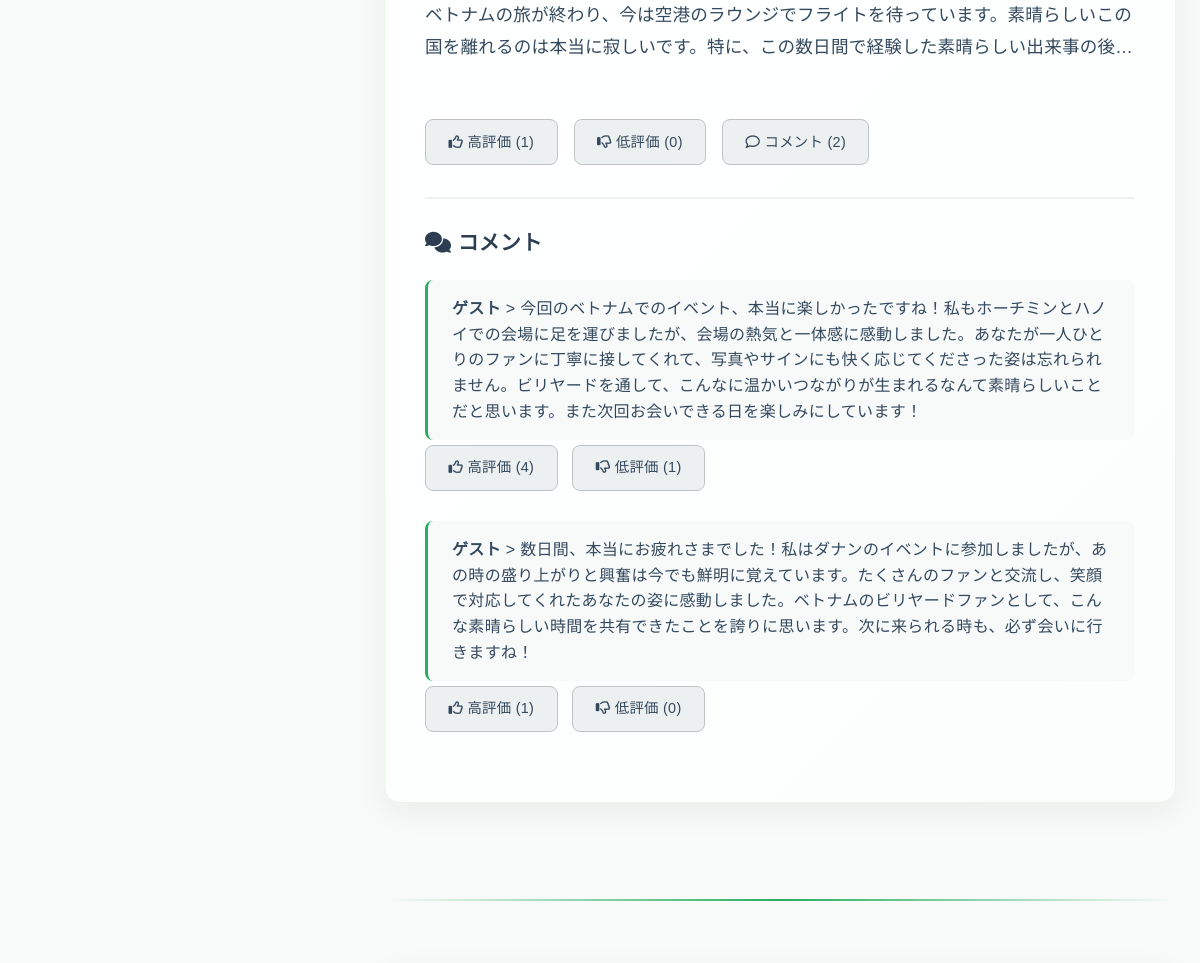
/discussions/?tag=10 (middle part), run on an earlier commit of the app's database.
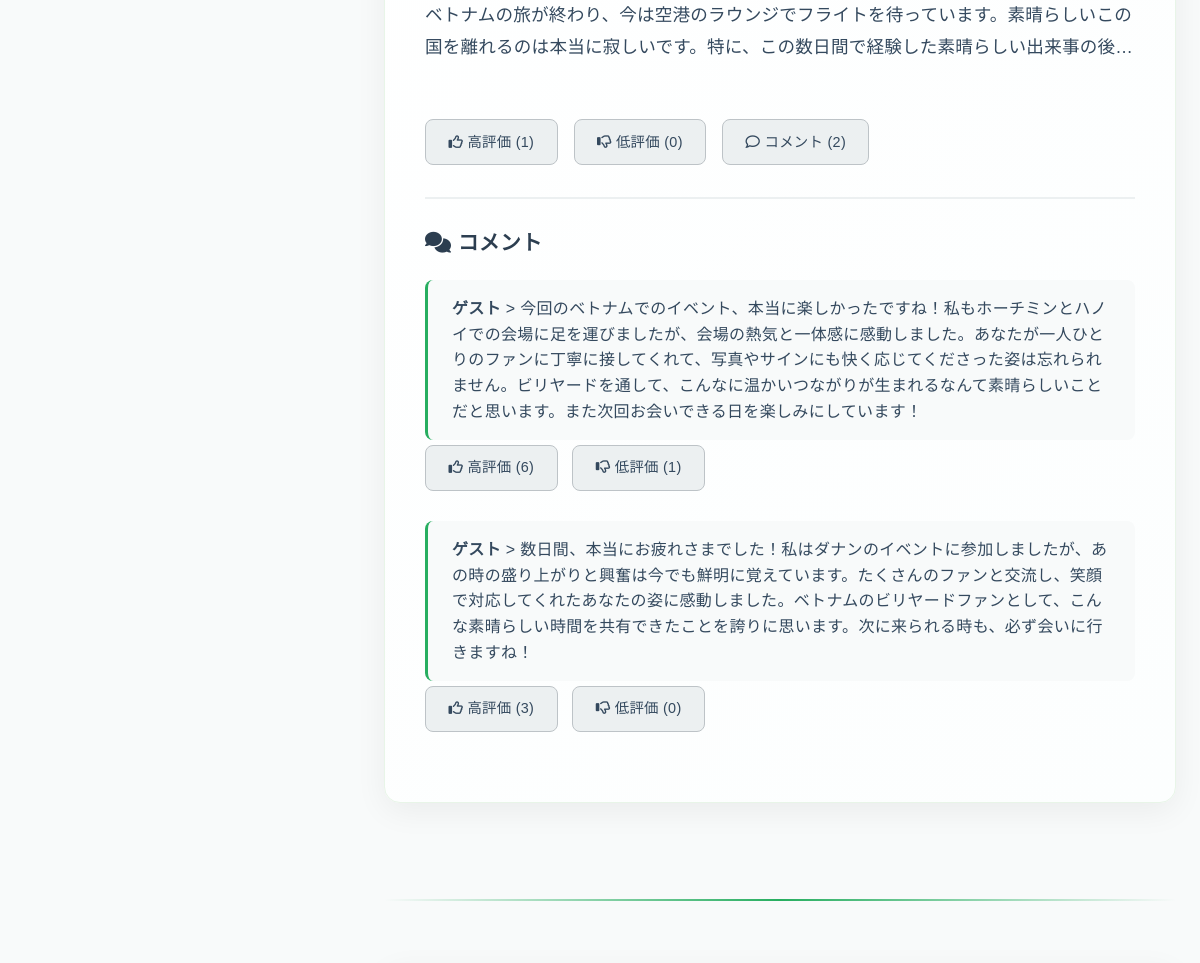
And on a later commit of the database.
### app1/models.py (models this page shows, shortened)
class Comment(models.Model):
    id=models.UUIDField(primary_key=True,default=uuid.uuid4,editable=False)
    article_id=models.ForeignKey(Article,verbose_name="ArticleID",on_delete=models.CASCADE)
    user_name=models.TextField(default="ゲスト",verbose_name="user_name")
    body=models.TextField(verbose_name="comment")
    created=models.DateTimeField(auto_now_add=True,verbose_name="created_date_time")
    likes=models.IntegerField(default=0,verbose_name="likes_count")
    dislikes=models.IntegerField(default=0,verbose_name="dislikes_count")

### app1/views.py (the view, shortened to what this page needs)
class DiscussionsView(View):
    def get(self, request):
        form = ArticleModelForm()
        tag_id = request.GET.getlist('tag')
        keyword = request.GET.get('q')
        articles = Article.objects.all().order_by("-created")
        if tag_id:
            for tid in tag_id:
                articles = articles.filter(tag__id=tid)
            articles = articles.distinct()
        if keyword:
            articles = articles.filter(Q(title__icontains=keyword) | Q(body__icontains=keyword))
        for article in articles:
            try:
                if article.user_name != "ゲスト":
                    user_obj = UserName.objects.get(user_name=article.user_name)
                    score = user_obj.score
                    if score < 5:
                        article.rank1_user = True
                    elif 5 <= score < 15:
                        article.rank2_user = True
                    elif 15 <= score < 100:
                        article.rank3_user = True
                    elif 100 <= score < 500:
                        article.rank4_user = True
                    elif 500 <= score < 2000:
                        article.rank5_user = True
                    elif 2000 <= score < 5000:
                        article.rank6_user = True
                    elif 5000 <= score < 10000:
                        article.rank7_user = True
                    elif 10000 <= score < 30000:
                        article.rank8_user = True
                    elif 30000 <= score < 100000:
                        article.rank9_user = True
                    elif score >= 100000:
                        article.rank10_user = True
                    else:
                        article.rank1_user = True
                else:
                    article.is_new_user = False
            except UserName.DoesNotExist:
                article.is_new_user = False
        comments = Comment.objects.all()
        tags = Tags.objects.all()
        context = {
            'form': form,
            'articles': articles,
            'comments': comments,
            'tags': tags,
            'selected_tags': tag_id,
            'keyword': keyword
        }
        return render(request, 'app1/discussions.html', context)

### templates/app1/discussions.html (shortened to what this page needs)
<!DOCTYPE html>
<html lang="ja">
<head>
    <link rel="stylesheet" href="https://cdnjs.cloudflare.com/ajax/libs/font-awesome/6.0.0-beta3/css/all.min.css">
    <link rel="stylesheet" href="https://cdn.jsdelivr.net/npm/bootstrap@4.1.3/dist/css/bootstrap.min.css">
    <link rel="stylesheet" href="https://cdnjs.cloudflare.com/ajax/libs/font-awesome/6.4.0/css/all.min.css">
    {% load static %}
    <link rel="stylesheet" href="{% static 'app1/css/style.css' %}">
</head>
<body>
    <main class="container">
        <div class="page-content-wrapper">
            <div class="main-content">
                <div class="discussion-list">
                    {% for article in articles %}
                    <article class="post-detail"
                            onclick="location.href='/comment/post/{{article.id}}'"
                            style="cursor: pointer;">
                        <div class="post-content">
                            <div class="post-text">
                                <p>{{article.body}}</p>
                            </div>
                        </div>
                        <footer class="post-actions">
                            <button onclick="event.stopPropagation(); location.href='/like/add/{{article.id}}'" class="btn btn-secondary">
                                <i class="far fa-thumbs-up"></i> 高評価 ({{article.likes}})
                            </button>
                            <button onclick="event.stopPropagation(); location.href='/dislike/add/{{article.id}}'" class="btn btn-secondary">
                                <i class="far fa-thumbs-down"></i> 低評価 ({{article.dislikes}})
                            </button>
                            <button onclick="location.href='/comment/post/{{article.id}}'" class="btn btn-secondary">
                                <i class="far fa-comment"></i> コメント ({{article.comments}})
                            </button>
                        </footer>
                        {% if article.comments != 0 %}
                        <div class="comments-section">
                            <h5><i class="fas fa-comments"></i> コメント</h5>
                            <ul>
                                {% for comment in comments %}
                                {% if comment.article_id == article %}
                                <li  style="margin-bottom: 5px;">
                                    <strong>{{comment.user_name}}</strong> > {{comment.body}}
                                </li>
                                <button onclick="event.stopPropagation(); location.href='/comment/like/add/{{comment.id}}'" class="btn btn-secondary btn-sm" style="margin: 0 10px 30px 0;">
                                    <i class="far fa-thumbs-up"></i> 高評価 ({{comment.likes}})
                                </button>
                                <button onclick="event.stopPropagation(); location.href='/comment/dislike/add/{{comment.id}}'" class="btn btn-secondary btn-sm" style="margin: 0 0 30px 0;">
                                    <i class="far fa-thumbs-down"></i> 低評価 ({{comment.dislikes}})
                                </button>
                                {% endif %}
                                {% endfor %}
                            </ul>
                        </div>
                        {% endif %}
                    </article>
                    <hr>
                    {% endfor %}
                </div>
            </div>
        </div>
    </main>
</body>
</html>

What changed in the data, as far as the page shows it:
changed Comment (number 1 of 2 on the later page): likes "4" → "6"
changed Comment (number 2 of 2 on the later page): likes "1" → "3"
